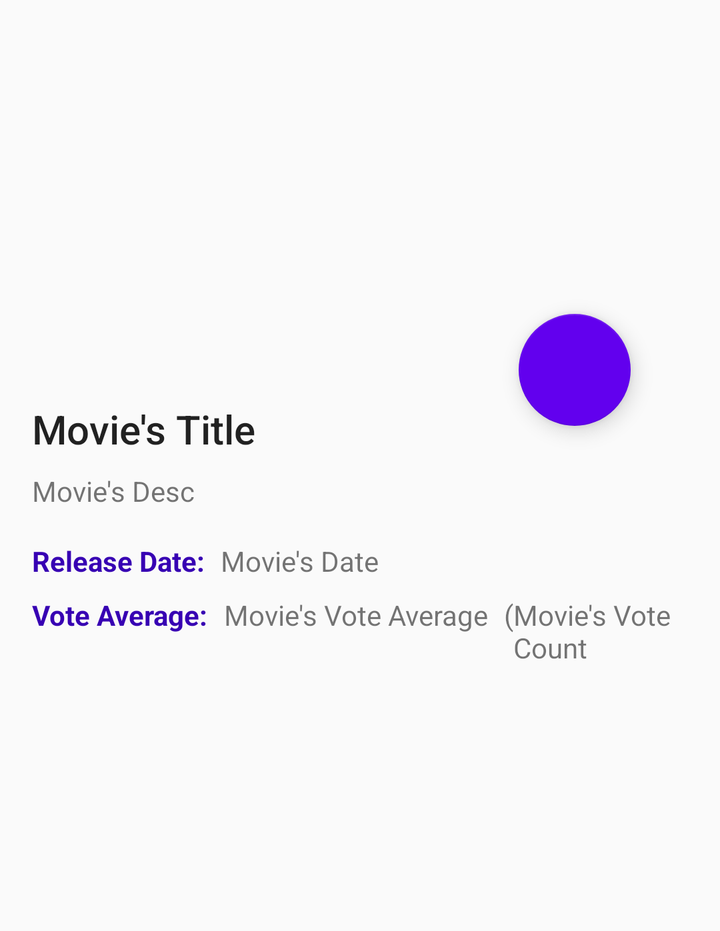
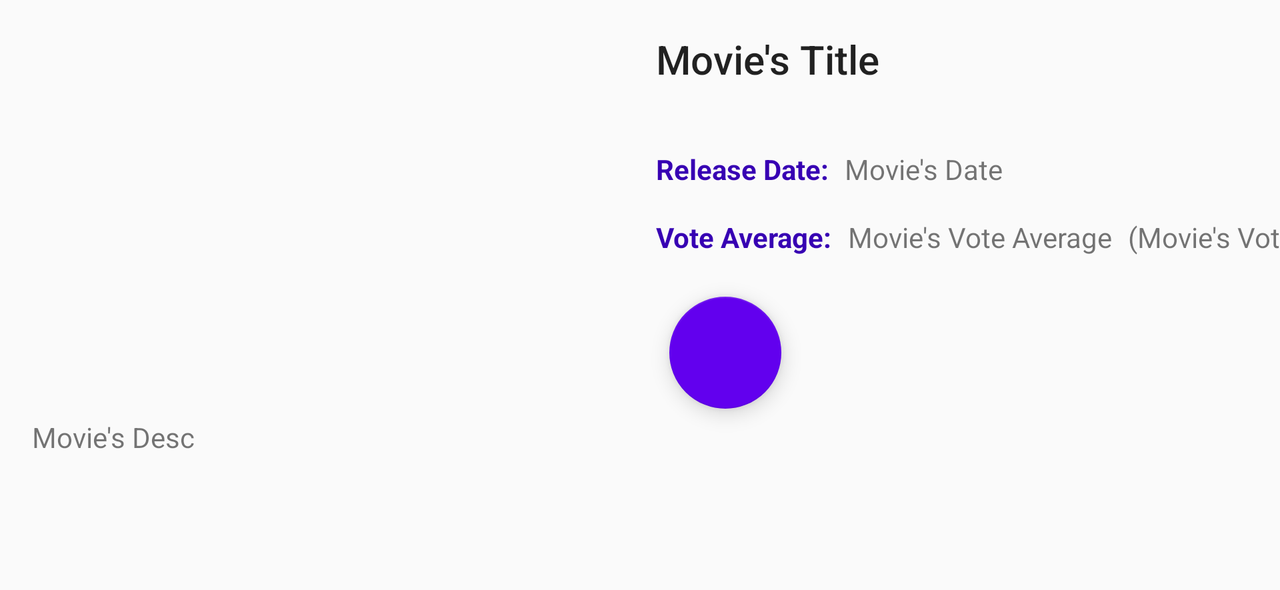

The same Android screen from two of the app's own layout files: first res/layout/ as a phone draws it, then the repository's variant for another configuration, drawn on a device whose configuration selects that folder. Both files follow.
<!-- AndroidManifest.xml: application theme AppTheme -->
<!-- res/layout/activity_detail.xml -->
<?xml version="1.0" encoding="utf-8"?>
<ScrollView xmlns:android="http://schemas.android.com/apk/res/android"
    xmlns:app="http://schemas.android.com/apk/res-auto"
    android:layout_width="match_parent"
    android:layout_height="wrap_content">

    <LinearLayout xmlns:android="http://schemas.android.com/apk/res/android"
        android:layout_width="match_parent"
        android:layout_height="wrap_content"
        android:orientation="vertical">

        <android.support.constraint.ConstraintLayout
            android:layout_width="match_parent"
            android:layout_height="wrap_content">

            <ImageView
                android:id="@+id/movie_poster_iv"
                android:layout_width="match_parent"
                android:layout_height="@dimen/poster_height"
                android:contentDescription="@string/poster_desc"
                android:scaleType="fitXY"
                app:layout_constraintEnd_toEndOf="parent"
                app:layout_constraintStart_toStartOf="parent"
                app:layout_constraintTop_toTopOf="parent" />

            <android.support.design.widget.FloatingActionButton
                android:id="@+id/fab"
                style="@style/FabStyle"
                android:layout_width="wrap_content"
                android:layout_height="wrap_content"
                android:layout_marginEnd="@dimen/fab_margin"
                android:src="@drawable/ic_favorite_border_white_24dp"
                app:backgroundTint="@color/colorPrimary"
                app:fabSize="normal"
                app:layout_constraintBottom_toBottomOf="@id/movie_poster_iv"
                app:layout_constraintEnd_toEndOf="parent"
                app:layout_constraintHorizontal_bias="0.9"
                app:layout_constraintStart_toStartOf="parent"
                app:layout_constraintTop_toBottomOf="@id/movie_poster_iv"
                app:layout_constraintVertical_bias="0.5" />

            <TextView
                android:id="@+id/movie_title_tv"
                android:layout_width="wrap_content"
                android:layout_height="wrap_content"
                android:paddingLeft="@dimen/default_padding"
                android:paddingRight="@dimen/default_padding"
                android:paddingTop="@dimen/default_padding"
                android:text="@string/movie_s_title"
                android:textAppearance="@style/Base.TextAppearance.AppCompat.Title"
                app:layout_constraintStart_toStartOf="parent"
                app:layout_constraintTop_toBottomOf="@id/movie_poster_iv" />

            <TextView
                android:id="@+id/movie_desc_tv"
                android:layout_width="wrap_content"
                android:layout_height="wrap_content"
                android:paddingBottom="@dimen/default_padding"
                android:paddingLeft="@dimen/default_padding"
                android:paddingRight="@dimen/default_padding"
                android:paddingTop="@dimen/default_padding_small"
                android:text="@string/movie_s_desc"
                app:layout_constraintStart_toStartOf="parent"
                app:layout_constraintTop_toBottomOf="@id/movie_title_tv" />

            <LinearLayout
                android:id="@+id/movie_release_ll"
                android:layout_width="match_parent"
                android:layout_height="wrap_content"
                android:orientation="horizontal"
                android:paddingLeft="@dimen/default_padding"
                android:paddingRight="@dimen/default_padding"
                app:layout_constraintBottom_toTopOf="@id/movie_vote_average_ll"
                app:layout_constraintTop_toBottomOf="@id/movie_desc_tv">

                <TextView
                    style="@style/blueSubTitles"
                    android:layout_width="wrap_content"
                    android:layout_height="wrap_content"
                    android:paddingBottom="@dimen/default_padding_small"
                    android:paddingEnd="@dimen/default_padding_small"
                    android:paddingStart="@dimen/zero_padding"
                    android:text="@string/release_date" />

                <TextView
                    android:id="@+id/movie_release_tv"
                    android:layout_width="wrap_content"
                    android:layout_height="wrap_content"
                    android:paddingBottom="@dimen/default_padding_small"
                    android:paddingEnd="@dimen/default_padding_small"
                    android:paddingStart="@dimen/zero_padding"
                    android:text="@string/movie_s_date" />
            </LinearLayout>

            <LinearLayout
                android:id="@+id/movie_vote_average_ll"
                android:layout_width="match_parent"
                android:layout_height="wrap_content"
                android:orientation="horizontal"
                android:paddingLeft="@dimen/default_padding"
                android:paddingRight="@dimen/default_padding"
                app:layout_constraintBottom_toBottomOf="parent"
                app:layout_constraintTop_toBottomOf="@+id/movie_release_ll">

                <TextView
                    style="@style/blueSubTitles"
                    android:layout_width="wrap_content"
                    android:layout_height="wrap_content"
                    android:paddingBottom="@dimen/default_padding"
                    android:paddingEnd="@dimen/default_padding_small"
                    android:paddingStart="@dimen/zero_padding"
                    android:text="@string/vote_average" />

                <TextView
                    android:id="@+id/movie_vote_average_tv"
                    android:layout_width="wrap_content"
                    android:layout_height="wrap_content"
                    android:paddingBottom="@dimen/default_padding"
                    android:paddingEnd="@dimen/default_padding_small"
                    android:paddingStart="@dimen/zero_padding"
                    android:text="@string/movie_s_vote_average" />

                <TextView
                    android:layout_width="wrap_content"
                    android:layout_height="wrap_content"
                    android:paddingBottom="@dimen/default_padding"
                    android:text="@string/parenthesis_left" />

                <TextView
                    android:id="@+id/movie_vote_count_tv"
                    android:layout_width="wrap_content"
                    android:layout_height="wrap_content"
                    android:paddingBottom="@dimen/default_padding"
                    android:paddingEnd="@dimen/default_padding_small"
                    android:paddingStart="@dimen/zero_padding"
                    android:text="@string/movie_s_vote_count" />

                <TextView
                    android:layout_width="wrap_content"
                    android:layout_height="wrap_content"
                    android:paddingBottom="@dimen/default_padding"
                    android:paddingEnd="@dimen/default_padding_small"
                    android:paddingStart="@dimen/zero_padding"
                    android:text="@string/votes_plus_parenthesis_right" />
            </LinearLayout>

            
            <ProgressBar
                android:id="@+id/pb_loading_indicator"
                android:layout_width="@dimen/progress_bar_dimension"
                android:layout_height="@dimen/progress_bar_dimension"
                android:layout_gravity="center"
                android:layout_marginEnd="@dimen/default_padding_small"
                android:layout_marginStart="@dimen/default_padding_small"
                android:visibility="invisible"
                app:layout_constraintEnd_toEndOf="parent"
                app:layout_constraintStart_toStartOf="parent"
                app:layout_constraintTop_toTopOf="@id/movie_poster_iv" />

            <TextView
                android:id="@+id/tv_error_message_display"
                android:layout_width="wrap_content"
                android:layout_height="wrap_content"
                android:padding="@dimen/default_padding"
                android:text="@string/error_message"
                android:textSize="@dimen/text_size_error_message"
                android:visibility="invisible"
                app:layout_constraintStart_toStartOf="parent"
                app:layout_constraintTop_toTopOf="parent" />
        </android.support.constraint.ConstraintLayout>

        <android.support.v7.widget.RecyclerView
            android:id="@+id/trailers_rv"
            android:layout_width="match_parent"
            android:layout_height="wrap_content"
            android:clipToPadding="false"
            android:paddingBottom="@dimen/default_padding_small" />

        <TextView
            android:id="@+id/reviews_tv"
            android:layout_width="wrap_content"
            android:layout_height="wrap_content"
            android:paddingLeft="@dimen/default_padding"
            android:paddingRight="@dimen/default_padding"
            android:paddingTop="@dimen/default_padding"
            android:text="@string/reviews"
            android:textStyle="bold"
            android:visibility="invisible" />

        <android.support.v7.widget.RecyclerView
            android:id="@+id/reviews_rv"
            android:layout_width="match_parent"
            android:layout_height="wrap_content"
            android:clipToPadding="false"
            android:paddingBottom="@dimen/default_padding_small" />
    </LinearLayout>

</ScrollView>
<!-- resources referenced by this layout -->
<resources>
  <dimen name="default_padding">16dp</dimen>
  <dimen name="default_padding_small">8dp</dimen>
  <dimen name="fab_margin">16dp</dimen>
  <dimen name="poster_height">185dp</dimen>
  <dimen name="progress_bar_dimension">42dp</dimen>
  <dimen name="text_size_error_message">20sp</dimen>
  <dimen name="zero_padding">0dp</dimen>
  <string name="error_message">
          A network error has occurred. No connection. Please try again.
      </string>
  <string name="movie_s_date">Movie\'s Date</string>
  <string name="movie_s_desc">Movie\'s Desc</string>
  <string name="movie_s_title">Movie\'s Title</string>
  <string name="movie_s_vote_average">Movie\'s Vote Average </string>
  <string name="movie_s_vote_count">Movie\'s Vote Count</string>
  <string name="parenthesis_left">(</string>
  <string name="poster_desc">poster of the movie</string>
  <string name="release_date">Release Date:</string>
  <string name="reviews">Reviews</string>
  <string name="vote_average">Vote Average: </string>
  <string name="votes_plus_parenthesis_right">votes)</string>
  <style name="FabStyle">
          <item name="colorAccent">@color/colorPrimary</item>
          <item name="rippleColor">@color/colorAccent</item>
      </style>
  <style name="blueSubTitles">
          <item name="android:textColor">@color/colorPrimaryDark</item>
          <item name="android:textSize">@dimen/text_basic</item>
          <item name="android:textStyle">bold</item>
      </style>
  <style name="AppTheme" parent="Theme.AppCompat.Light.DarkActionBar">
          
          <item name="colorPrimary">@color/colorPrimary</item>
          <item name="colorPrimaryDark">@color/colorPrimaryDark</item>
          <item name="colorAccent">@color/colorAccent</item>
          <item name="preferenceTheme">@style/PreferenceThemeOverlay</item>
          <item name="cardViewStyle">@style/CardView</item>
  
      </style>
  <dimen name="text_basic">14sp</dimen>
</resources>
<!-- res/layout-land/activity_detail.xml (the repository's variant of the layout above) -->
<!-- drawn on the phone turned sideways -->
<?xml version="1.0" encoding="utf-8"?>
<ScrollView xmlns:android="http://schemas.android.com/apk/res/android"
    xmlns:app="http://schemas.android.com/apk/res-auto"
    android:layout_width="match_parent"
    android:layout_height="wrap_content">

    <LinearLayout xmlns:android="http://schemas.android.com/apk/res/android"
        android:layout_width="match_parent"
        android:layout_height="wrap_content"
        android:orientation="vertical">

        <android.support.constraint.ConstraintLayout
            android:layout_width="match_parent"
            android:layout_height="wrap_content">

            <ImageView
                android:id="@+id/movie_poster_iv"
                android:layout_width="@dimen/poster_width"
                android:layout_height="@dimen/poster_height"
                android:layout_marginStart="@dimen/default_padding"
                android:layout_marginTop="@dimen/default_padding"
                android:contentDescription="@string/poster_desc"
                android:scaleType="fitXY"
                app:layout_constraintEnd_toEndOf="parent"
                app:layout_constraintHorizontal_bias="0.0"
                app:layout_constraintStart_toStartOf="parent"
                app:layout_constraintTop_toTopOf="parent" />

            <android.support.design.widget.FloatingActionButton
                android:id="@+id/fab"
                style="@style/FabStyle"
                android:layout_width="wrap_content"
                android:layout_height="wrap_content"
                android:layout_marginStart="@dimen/default_padding"
                android:layout_marginTop="@dimen/default_padding"
                android:src="@drawable/ic_favorite_border_white_24dp"
                app:backgroundTint="@color/colorPrimary"
                app:fabSize="normal"
                app:layout_constraintBottom_toBottomOf="@+id/movie_poster_iv"
                app:layout_constraintEnd_toEndOf="parent"
                app:layout_constraintHorizontal_bias="0.083"
                app:layout_constraintStart_toEndOf="@+id/movie_poster_iv"
                app:layout_constraintTop_toBottomOf="@+id/movie_vote_average_ll" />

            <TextView
                android:id="@+id/movie_title_tv"
                android:layout_width="wrap_content"
                android:layout_height="wrap_content"
                android:layout_marginStart="@dimen/default_padding"
                android:layout_marginTop="@dimen/default_padding"
                android:paddingLeft="@dimen/default_padding"
                android:paddingRight="@dimen/default_padding"
                android:text="@string/movie_s_title"
                android:textAppearance="@style/Base.TextAppearance.AppCompat.Title"
                app:layout_constraintBottom_toBottomOf="@+id/movie_poster_iv"
                app:layout_constraintStart_toEndOf="@+id/movie_poster_iv"
                app:layout_constraintTop_toTopOf="parent"
                app:layout_constraintVertical_bias="0.0" />

            <TextView
                android:id="@+id/movie_desc_tv"
                android:layout_width="wrap_content"
                android:layout_height="wrap_content"
                android:paddingBottom="@dimen/default_padding"
                android:paddingLeft="@dimen/default_padding"
                android:paddingRight="@dimen/default_padding"
                android:paddingTop="@dimen/default_padding_small"
                android:text="@string/movie_s_desc"
                app:layout_constraintBottom_toBottomOf="parent"
                app:layout_constraintEnd_toEndOf="parent"
                app:layout_constraintHorizontal_bias="0.0"
                app:layout_constraintStart_toStartOf="parent"
                app:layout_constraintTop_toBottomOf="@+id/movie_poster_iv"
                app:layout_constraintVertical_bias="1.0" />

            <LinearLayout
                android:id="@+id/movie_release_ll"
                android:layout_width="wrap_content"
                android:layout_height="wrap_content"
                android:layout_marginStart="@dimen/default_padding"
                android:layout_marginTop="32dp"
                android:orientation="horizontal"
                android:paddingLeft="@dimen/default_padding"
                android:paddingRight="@dimen/default_padding"
                app:layout_constraintEnd_toEndOf="parent"
                app:layout_constraintHorizontal_bias="0.0"
                app:layout_constraintStart_toEndOf="@+id/movie_poster_iv"
                app:layout_constraintTop_toBottomOf="@+id/movie_title_tv">

                <TextView
                    style="@style/blueSubTitles"
                    android:layout_width="wrap_content"
                    android:layout_height="wrap_content"
                    android:paddingBottom="@dimen/default_padding_small"
                    android:paddingEnd="@dimen/default_padding_small"
                    android:paddingStart="@dimen/zero_padding"
                    android:text="@string/release_date" />

                <TextView
                    android:id="@+id/movie_release_tv"
                    android:layout_width="wrap_content"
                    android:layout_height="wrap_content"
                    android:paddingBottom="@dimen/default_padding_small"
                    android:paddingEnd="@dimen/default_padding_small"
                    android:paddingStart="@dimen/zero_padding"
                    android:text="@string/movie_s_date" />
            </LinearLayout>

            <LinearLayout
                android:id="@+id/movie_vote_average_ll"
                android:layout_width="wrap_content"
                android:layout_height="wrap_content"
                android:layout_marginStart="@dimen/default_padding"
                android:orientation="horizontal"
                android:paddingLeft="@dimen/default_padding"
                android:paddingRight="@dimen/default_padding"
                app:layout_constraintBottom_toTopOf="@+id/movie_desc_tv"
                app:layout_constraintEnd_toEndOf="parent"
                app:layout_constraintHorizontal_bias="0.0"
                app:layout_constraintStart_toEndOf="@+id/movie_poster_iv"
                app:layout_constraintTop_toBottomOf="@+id/movie_release_ll"
                app:layout_constraintVertical_bias="0.097">

                <TextView
                    style="@style/blueSubTitles"
                    android:layout_width="wrap_content"
                    android:layout_height="wrap_content"
                    android:paddingBottom="@dimen/default_padding_small"
                    android:paddingEnd="@dimen/default_padding_small"
                    android:paddingStart="@dimen/zero_padding"
                    android:text="@string/vote_average" />

                <TextView
                    android:id="@+id/movie_vote_average_tv"
                    android:layout_width="wrap_content"
                    android:layout_height="wrap_content"
                    android:paddingBottom="@dimen/default_padding_small"
                    android:paddingEnd="@dimen/default_padding_small"
                    android:paddingStart="@dimen/zero_padding"
                    android:text="@string/movie_s_vote_average" />


                <TextView
                    android:layout_width="wrap_content"
                    android:layout_height="wrap_content"
                    android:paddingBottom="@dimen/default_padding_small"
                    android:text="@string/parenthesis_left" />

                <TextView
                    android:id="@+id/movie_vote_count_tv"
                    android:layout_width="wrap_content"
                    android:layout_height="wrap_content"
                    android:paddingBottom="@dimen/default_padding_small"
                    android:paddingEnd="@dimen/default_padding_small"
                    android:paddingStart="@dimen/zero_padding"
                    android:text="@string/movie_s_vote_count" />

                <TextView
                    android:layout_width="wrap_content"
                    android:layout_height="wrap_content"
                    android:paddingBottom="@dimen/default_padding_small"
                    android:paddingEnd="@dimen/default_padding_small"
                    android:paddingStart="@dimen/zero_padding"
                    android:text="@string/votes_plus_parenthesis_right" />
            </LinearLayout>

            
            <ProgressBar
                android:id="@+id/pb_loading_indicator"
                android:layout_width="@dimen/progress_bar_dimension"
                android:layout_height="@dimen/progress_bar_dimension"
                android:layout_gravity="center"
                android:layout_marginBottom="8dp"
                android:layout_marginEnd="@dimen/default_padding_small"
                android:layout_marginStart="@dimen/default_padding_small"
                android:layout_marginTop="24dp"
                android:visibility="invisible"
                app:layout_constraintBottom_toBottomOf="parent"
                app:layout_constraintEnd_toEndOf="parent"
                app:layout_constraintHorizontal_bias="0.438"
                app:layout_constraintStart_toStartOf="parent"
                app:layout_constraintTop_toTopOf="@id/movie_poster_iv"
                app:layout_constraintVertical_bias="0.512" />

            <TextView
                android:id="@+id/tv_error_message_display"
                android:layout_width="wrap_content"
                android:layout_height="62dp"
                android:layout_marginBottom="8dp"
                android:layout_marginEnd="8dp"
                android:layout_marginTop="40dp"
                android:padding="@dimen/default_padding"
                android:text="@string/error_message"
                android:textSize="@dimen/text_size_error_message"
                android:visibility="invisible"
                app:layout_constraintBottom_toBottomOf="parent"
                app:layout_constraintEnd_toEndOf="parent"
                app:layout_constraintHorizontal_bias="0.0"
                app:layout_constraintStart_toStartOf="parent"
                app:layout_constraintTop_toTopOf="parent"
                app:layout_constraintVertical_bias="0.246" />


        </android.support.constraint.ConstraintLayout>

        <android.support.v7.widget.RecyclerView
            android:id="@+id/trailers_rv"
            android:layout_width="match_parent"
            android:layout_height="wrap_content"
            android:clipToPadding="false"
            android:paddingBottom="@dimen/default_padding_small" />

        <TextView
            android:id="@+id/reviews_tv"
            android:layout_width="wrap_content"
            android:layout_height="wrap_content"
            android:paddingLeft="@dimen/default_padding"
            android:paddingRight="@dimen/default_padding"
            android:paddingTop="@dimen/default_padding"
            android:text="@string/reviews"
            android:textStyle="bold"
            android:visibility="invisible" />

        <android.support.v7.widget.RecyclerView
            android:id="@+id/reviews_rv"
            android:layout_width="match_parent"
            android:layout_height="wrap_content"
            android:clipToPadding="false"
            android:paddingBottom="@dimen/default_padding_small" />
    </LinearLayout>

</ScrollView>
<!-- resources referenced by the variant -->
<!-- as the phone turned sideways resolves them -->
<resources>
  <!-- from res/values-land/ -->
  <dimen name="default_padding">16dp</dimen>
  <!-- from res/values-land/ -->
  <dimen name="default_padding_small">8dp</dimen>
  <!-- from res/values-land/ -->
  <dimen name="poster_height">185dp</dimen>
  <!-- from res/values-land/ -->
  <dimen name="poster_width">280dp</dimen>
  <!-- from res/values-land/ -->
  <dimen name="progress_bar_dimension">42dp</dimen>
  <!-- from res/values-land/ -->
  <dimen name="text_size_error_message">20sp</dimen>
  <!-- from res/values-land/ -->
  <dimen name="zero_padding">0dp</dimen>
  <string name="error_message">
          A network error has occurred. No connection. Please try again.
      </string>
  <string name="movie_s_date">Movie\'s Date</string>
  <string name="movie_s_desc">Movie\'s Desc</string>
  <string name="movie_s_title">Movie\'s Title</string>
  <string name="movie_s_vote_average">Movie\'s Vote Average </string>
  <string name="movie_s_vote_count">Movie\'s Vote Count</string>
  <string name="parenthesis_left">(</string>
  <string name="poster_desc">poster of the movie</string>
  <string name="release_date">Release Date:</string>
  <string name="reviews">Reviews</string>
  <string name="vote_average">Vote Average: </string>
  <string name="votes_plus_parenthesis_right">votes)</string>
  <style name="FabStyle">
          <item name="colorAccent">@color/colorPrimary</item>
          <item name="rippleColor">@color/colorAccent</item>
      </style>
  <style name="blueSubTitles">
          <item name="android:textColor">@color/colorPrimaryDark</item>
          <item name="android:textSize">@dimen/text_basic</item>
          <item name="android:textStyle">bold</item>
      </style>
  <style name="AppTheme" parent="Theme.AppCompat.Light.DarkActionBar">
          
          <item name="colorPrimary">@color/colorPrimary</item>
          <item name="colorPrimaryDark">@color/colorPrimaryDark</item>
          <item name="colorAccent">@color/colorAccent</item>
          <item name="preferenceTheme">@style/PreferenceThemeOverlay</item>
          <item name="cardViewStyle">@style/CardView</item>
  
      </style>
  <!-- from res/values-land/ -->
  <dimen name="text_basic">14sp</dimen>
</resources>
